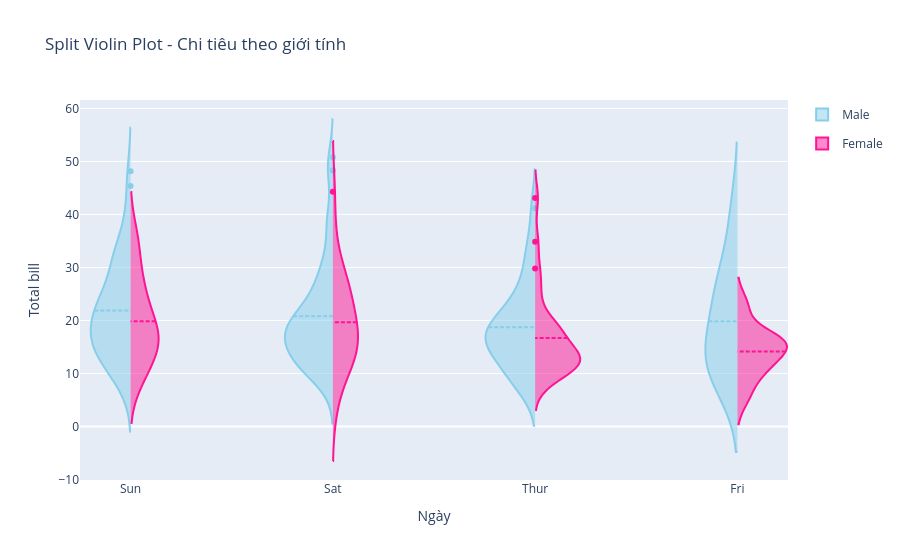

Source (notebook cell):
### Code cell
fig3 = go.Figure()

fig3.add_trace(go.Violin(
    x=df_tips['day'][df_tips['sex'] == 'Male'],
    y=df_tips['total_bill'][df_tips['sex'] == 'Male'],
    legendgroup='Male', name='Male', side='negative',
    line_color='skyblue'
))

fig3.add_trace(go.Violin(
    x=df_tips['day'][df_tips['sex'] == 'Female'],
    y=df_tips['total_bill'][df_tips['sex'] == 'Female'],
    legendgroup='Female', name='Female', side='positive',
    line_color='deeppink'
))

fig3.update_traces(meanline_visible=True)
fig3.update_layout(violinmode='overlay', title='Split Violin Plot - Chi tiêu theo giới tính', yaxis_title='Total bill', xaxis_title='Ngày')
fig3.show()

### Figure 1 — Plotly figure (JSON) as saved in the notebook; plotly's stock layout.template omitted (floating-point values rounded to 4 significant figures; data arrays with more than 128 entries replaced by an {"elided": "..."} marker saying what was removed)
{"data": [{"legendgroup": "Male", "line": {"color": "skyblue"}, "meanline": {"visible": true}, "name": "Male", "side": "negative", "type": "violin", "x": {"elided": "157 str values"}, "y": {"elided": "157 float values"}}, {"legendgroup": "Female", "line": {"color": "deeppink"}, "meanline": {"visible": true}, "name": "Female", "side": "positive", "type": "violin", "x": ["Sun", "Sun", "Sun", "Sun", "Sun", "Sun", "Sat", "Sat", "Sat", "Sat", "Sat", "Sat", "Sun", "Sun", "Sat", "Sat", "Sat", "Sat", "Sat", "Sat", "Sat", "Thur", "Thur", "Fri", "Fri", "Fri", "Fri", "Fri", "Sat", "Sat", "Sat", "Sat", "Sat", "Sun", "Sun", "Thur", "Thur", "Thur", "Thur", "Thur", "Thur", "Thur", "Thur", "Thur", "Thur", "Thur", "Thur", "Thur", "Thur", "Thur", "Thur", "Thur", "Thur", "Thur", "Thur", "Thur", "Thur", "Sun", "Sun", "Sun", "Sun", "Sun", "Sat", "Sat", "Sun", "Sun", "Sun", "Thur", "Thur", "Thur", "Thur", "Thur", "Thur", "Thur", "Sat", "Sat", "Sat", "Sat", "Sat", "Fri", "Fri", "Fri", "Fri", "Sat", "Sat", "Sat", "Thur"], "y": [16.99, 24.59, 35.26, 14.83, 10.33, 16.97, 20.29, 15.77, 19.65, 15.06, 20.69, 16.93, 10.29, 34.81, 26.41, 16.45, 3.07, 17.07, 26.86, 25.28, 14.73, 10.07, 34.83, 5.75, 16.32, 22.75, 11.35, 15.38, 44.3, 22.42, 20.92, 14.31, 7.25, 25.71, 17.31, 10.65, 12.43, 24.08, 13.42, 12.48, 29.8, 14.52, 11.38, 20.27, 11.17, 12.26, 18.26, 8.51, 10.33, 14.15, 13.16, 17.47, 27.05, 16.43, 8.35, 18.64, 11.87, 29.85, 25.0, 13.39, 16.21, 17.51, 10.59, 10.63, 9.6, 20.9, 18.15, 19.81, 43.11, 13.0, 12.74, 13.0, 16.4, 16.47, 12.76, 13.27, 28.17, 12.9, 30.14, 13.42, 15.98, 16.27, 10.09, 22.12, 35.83, 27.18, 18.78]}], "layout": {"title": {"text": "Split Violin Plot - Chi tiêu theo giới tính"}, "violinmode": "overlay", "xaxis": {"title": {"text": "Ngày"}}, "yaxis": {"title": {"text": "Total bill"}}}}
